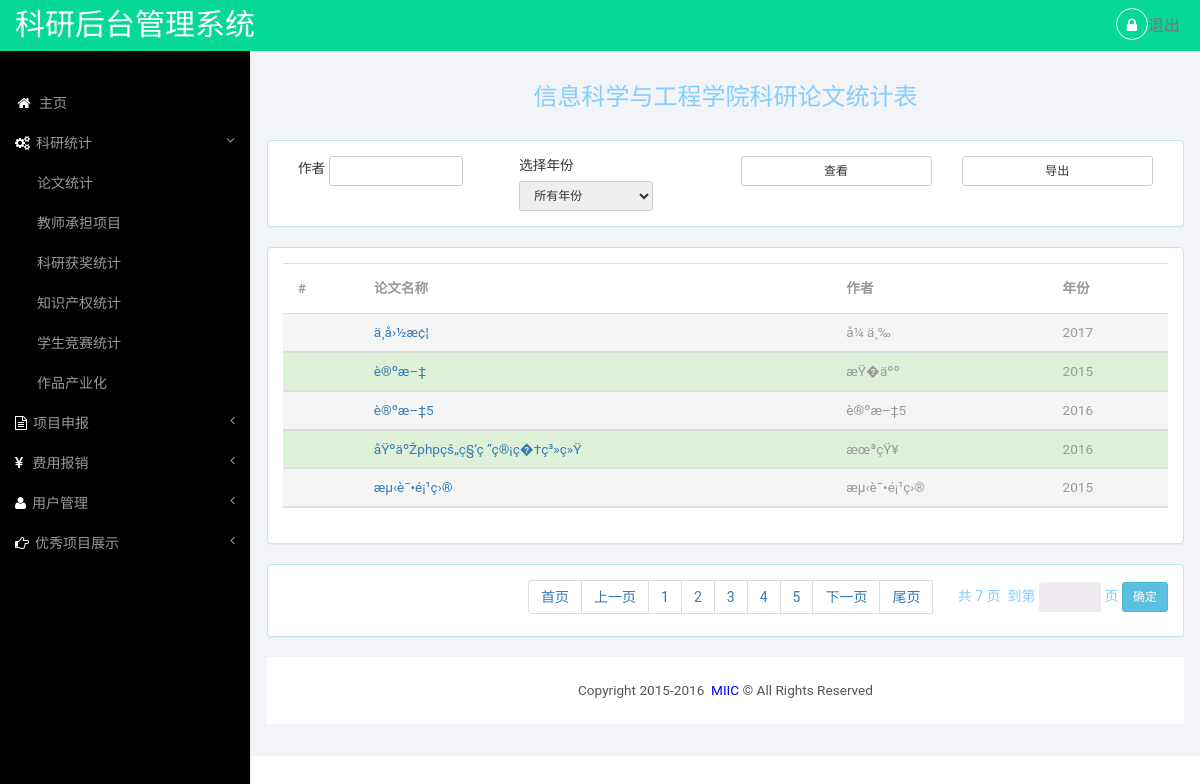
Screenshot of /admin/scan_tj_theses.php with the database file from the repository.
### tables this page shows
CREATE TABLE IF NOT EXISTS `tb_tj_theses` (
  `id` int(20) NOT NULL AUTO_INCREMENT COMMENT 'è®ºæ–‡id',
  `uid` int(6) NOT NULL COMMENT 'ç”¨æˆ·å¤–é”®',
  `date` varchar(15) NOT NULL,
  `name` varchar(30) NOT NULL COMMENT 'è®ºæ–‡å��ç§°',
  `sname` varchar(30) NOT NULL COMMENT 'åˆŠç‰©',
  `period` varchar(20) NOT NULL COMMENT 'å¹´å�·æœŸ',
  `author` varchar(20) NOT NULL,
  `status` varchar(6) NOT NULL,
  `level` varchar(20) NOT NULL,
  `other` varchar(60) DEFAULT NULL COMMENT 'è®ºæ–‡çº§åˆ«å…¶ä»–',
  `source` text NOT NULL COMMENT 'ä¾�æ‰˜é¡¹ç›®',
  `number` varchar(30) DEFAULT NULL COMMENT 'ä¾�æ‰˜é¡¹ç›®ç¼–å�·',
  `remarks` text COMMENT 'å¤‡æ³¨',
  PRIMARY KEY (`id`),
  KEY `FK_ID5` (`uid`)
);

### admin/scan_tj_theses.php (the view, shortened to what this page needs)
<?php
include_once 'conn.php';
?>
<!DOCTYPE HTML>
<html lang="zh-CN">
<?php include_once 'header_config.php';?>
<body>
	<div id="wrapper">
        <?php include 'menu.php';?>
        <div id="page-wrapper">
	        <div class="graphs">
		    <div class="row-fluid" style="padding-bottom:20px;">
				<div class="span12">
					<h3 class="text-center fontTitle">
						信息科学与工程学院科研论文统计表
					</h3>
				</div>
			</div>
			<div class="row" style="padding-left:15px; padding-right:15px;">
				<?php include_once 'select_research.php';?>
				<form name="form1" method="get">
				<div class="panel panel-info" data-widget="{&quot;draggable&quot;: &quot;false&quot;}" data-widget-static="">
					<div class="panel-body no-padding">
						<table class="table table-hover table-condensed" style="padding: 8px;height:1;padding: 5px;vertical-align: top;border-top: 1px solid #ddd">
							<thead>
								<tr style="padding: 8px;line-height: 1.42857143;vertical-align: top;border-top: 1px solid #ddd">
									<th>
										#
									</th>
									<th>
										论文名称
									</th>
									<th>
										作者
									</th>
									<th>
										年份
									</th>
								</tr>
							</thead>
							<tbody>
								<?php
								$page = $_GET['p'];
								if(!isset($page)){
									$page = 1;
								}
								$pageSize = 5;
								$showPage = 5;
								$startPage=($page-1)*$pageSize;
								$select_author = $_GET['tcname'];
								$select_date = $_GET['select-date'];
								if($select_author && $select_date <> ""){
									$sql = "SELECT * FROM `tb_tj_theses` WHERE author = '$select_author' AND date = '$select_date' ORDER BY id DESC LIMIT $startPage,$pageSize";
								}elseif($select_date == ""){
									if($select_author == "" ){
										$sql = "SELECT * FROM `tb_tj_theses` ORDER BY id DESC LIMIT $startPage,$pageSize";
									}else{
										$sql = "SELECT * FROM `tb_tj_theses` WHERE author = '$select_author' ORDER BY id DESC LIMIT $startPage,$pageSize";
									}
								}elseif($select_author == ""){
									if($select_date == "" ){
										$sql = "SELECT * FROM `tb_tj_theses` ORDER BY id DESC LIMIT $startPage,$pageSize";
									}else{
										$sql = "SELECT * FROM `tb_tj_theses` WHERE date = '$select_date' ORDER BY id DESC LIMIT $startPage,$pageSize";
									}
								}
								$result = mysqli_query($conn,$sql);
	                            $col1 = "active";
								$col2 = "success";
								$col = $col2;
								$row_num = mysqli_num_rows($result);
								for($i=0;$i<$row_num;$i++){
									$row = mysqli_fetch_array($result);
									if($col == $col1){
										$col = $col2;
									}else{
										$col = $col1;
									}
									$id = $row['id'];
									$name = $row['name'];
									$author = $row['author'];
									$date = $row['date'];
									?>
									<tr class="<?php echo $col;?>" style="padding:0;margin:0;border:0;vertical-align:top;border-top: 1px solid #ddd;vertical-align:bottom;border-bottom: 2px solid #ddd">
										<td style="padding:8px;line-height:0.5;vertical-align:top;border-top:1px solid #ddd"></td>
						                <td style="padding:8px;line-height:0.5;vertical-align:top;border-top:1px solid #ddd">
					                    	<a href="javascript:void(0)" title="点击查看详情" onclick="javascript:window.open('read_theses.php?note_id=<?php echo $id;?>','_blank','toolbar=0, location=0, directories=0, status=0, menubar=0, scrollbars=1, resizable=0, titlebar=1, width=800, height=420, left=288, top=184')" style="text-decoration:none;"><?php echo $name;?></a>
						                </td>
						                <td style="padding:8px;line-height:0.5;vertical-align:top;border-top:1px solid #ddd"><?php echo $author;?></td>
						                <td style="padding:8px;line-height:0.5;vertical-align:top;border-top:1px solid #ddd"><?php echo $date;?></td>
						            </tr>
							  <?php }?>
								</tbody>
							</table>
						</div>
					</div>
				</form>
			</div>
			<div class="row" style="padding-left:15px; padding-right:15px;">
				<div class="panel panel-info" data-widget="{&quot;draggable&quot;: &quot;false&quot;}">
					<div class="panel-body no-padding">
					    <nav class="pull-right">
							<ul class="pagination fontTitle" style="margin:0;font-size:14px;line-height:2">
						    <?php
								if($select_date == "" && $select_author == ""){
									$total_sql = "SELECT COUNT(*) FROM `tb_tj_theses`";
								}elseif($select_date == "" && $select_author != ""){
									$total_sql = "SELECT COUNT(*) FROM `tb_tj_theses` WHERE author = '$select_author'";
								}elseif($select_date != "" && $select_author == ""){
								    $total_sql = "SELECT COUNT(*) FROM `tb_tj_theses` WHERE date = '$select_date'";
								}elseif($select_date != "" && $select_author != ""){
									$total_sql = "SELECT COUNT(*) FROM `tb_tj_theses` WHERE date = '$select_date' AND author = '$select_author'";
								}
								$total_result = mysqli_fetch_array(mysqli_query($conn,$total_sql));
								$total = $total_result[0];
								$total_pages = ceil($total/$pageSize);
								$pageoffset = ($showPage-1)/2;
								$select_name ='&tcname='.$select_author ;
								$select_year='&select-date='.$select_date;
								$p=$select_name.$select_year;
								$page_banner = "";
								if($page>1){
									$page_banner.="<li><a href='".$_SERVER['PHP_SELF']."?p=1.$p'>首页</a></li>";
									$page_banner.="<li><a href='".$_SERVER['PHP_SELF']."?p=".($page-1).$p."'>上一页</a></li>";
								}else{
									$page_banner.="<li><span>首页</span></li>";
									$page_banner.="<li><span>上一页</span></li>";
								}
								$start = 1;
								$end = $total_pages;
								if($total_pages > $showPage){
									if($page > $pageoffset){
										$start = $page - $pageoffset;
										$end = $total_pages > $page+$pageoffset?$page+$pageoffset:$total_pages;
									}else{
										$start = 1;
										$end = $total_pages > $showPage?$showPage:$total_pages;
									}
								}
								for($i = $start;$i<=$end;$i++){
									$page_banner.="<li><a href='".$_SERVER['PHP_SELF']."?p=".$i.$p."'>{$i}</a><li>";
								}
								if($page<$total_pages){
									$page_banner.="<li><a href='".$_SERVER['PHP_SELF']."?p=".($page+1).$p."'>下一页</a></li>";
									$page_banner.="<li><a href='".$_SERVER['PHP_SELF']."?p=".($total_pages).$p."'>尾页</a></li>";
								}else{
									$page_banner.="<li><span>下一页</span></li>";
									$page_banner.="<li><span>尾页</span></li>";
								}
								$page_banner .= "<div style='padding-top:2px;' class='pull-right'>&nbsp;&nbsp;&nbsp;&nbsp;&nbsp;&nbsp;&nbsp;共 $total_pages 页";
								$page_banner .= '<form action="scan_tj_theses.php" method="get" style="display:inline;">';
								$page_banner .= '&nbsp;&nbsp;到第&nbsp;<input autocomplete="off" class="input-sm" name="p" size="2" style="border:1px; background-color:#f0eaf1;" type="text">&nbsp;页&nbsp;';
								$page_banner .= '<button class="btn btn-sm btn-info" type="submit" value="确定">确定</button>';
								$page_banner .= '</form></div>';
								echo $page_banner;
							?>
							</ul>
						</nav>
					</div>
				</div>
			</div>
			<?php include_once 'footer.php';?>
			</div>
		</div>
	</div>
</body>
</html>

### admin/header_config.php (shortened to what this page needs)
<head>
<link href="css/bootstrap.min.css" rel='stylesheet' type='text/css' />
<link href="css/style.css" rel='stylesheet' type='text/css' />
<link href="css/font-awesome.css" rel="stylesheet">
<link href="css/custom.css" rel="stylesheet">
</head>

### admin/menu.php (shortened to what this page needs)
<nav class="top1 navbar navbar-default navbar-static-top" role="navigation" style="margin-bottom: 0">
	<div class="navbar-header">
		<span class="navbar-brand">科研后台管理系统</span>
	</div>
	<ul class="nav navbar-nav navbar-right">
		<li class="m_2" style="padding-top:7px;"><a href="./exit.php"><i class="fa fa-lock"></i>退出</a></li>
	</ul>
	<div class="navbar-default sidebar" role="navigation">
		<div class="sidebar-nav navbar-collapse">
			<ul class="nav" id="side-menu">
				<li><a href="main.php"><i class="fa fa-home fa-fw nav_icon"></i>主页</a>
				</li>
				<li><a href="#" class="dropdown-toggle" data-toggle="dropdown"><i class="fa fa-gears nav_icon"></i>科研统计<span class="fa arrow"></span></a>
					<ul class="nav nav-second-level">
						<li><a href="scan_tj_theses.php">论文统计</a></li>
						<li><a href="scan_tj_underpro.php">教师承担项目</a></li>
						<li><a href="scan_tj_awards.php">科研获奖统计</a></li>
						<li><a href="scan_tj_propertyRight.php">知识产权统计</a></li>
						<li><a href="scan_tj_competition.php">学生竞赛统计</a></li>
						<li><a href="scan_tj_industry.php">作品产业化</a></li>
					</ul>
				</li>
				<li><a href="#" class="dropdown-toggle" data-toggle="dropdown"><i class="fa fa-file-text-o nav_icon"></i>项目申报<span class="fa arrow"></span></a>
				</li>
				<li><a href="#" class="dropdown-toggle" data-toggle="dropdown"><i class="fa fa-rmb nav_icon"></i> 费用报销<span class="fa arrow"></span></a>
				</li>
				<li><a href="#" class="dropdown-toggle" data-toggle="dropdown"><i class="fa fa-user nav_icon"></i>用户管理<span class="fa arrow"></span></a>
				</li>
				<li><a href="#"><i class="fa fa-hand-o-right nav_icon"></i>优秀项目展示<span class="fa arrow"></span></a>
				</li>
			</ul>
		</div>
	</div>
</nav>

### admin/select_research.php (shortened to what this page needs)
<div class="panel panel-info" data-widget="{&quot;draggable&quot;: &quot;false&quot;}" data-widget-static="">
	<div class="panel-body no-padding">
		<form  name="formyear" method="get" class="form-inline" >
			<div class="form-group col-md-12" style="padding: 0 15px 0;">
				<div class="row">
					<span class="col-md-3">
						<label for="name">作者</label>
						<input name="tcname" autocomplete="off" value="<?php echo $_GET['tcname'];?>" style="background-color:#FFFFFF; height:30px; padding: 5px 10px;font-size:12px;line-height:2;border:1px solid #ccc;border-radius:3px; width:70%;" type="text">
					</span>
					<span class="col-md-3">
					<label for="name">选择年份</label>
					<select class="input-sm" id="year1" name="select-date" style="width:70%;border:1px solid #ccc;">
						<option value="<?php echo $_GET['select-date']?>"><?php if($_GET['select-date']==''){echo "所有年份";}else{echo $_GET['select-date'];}?></option>
					</select>
					</span>
					<span class="col-lg-3">
						<input type="submit" class="btn btn-default btn-sm btn-block" onclick="look()" value="查看">
					</span>
					<span class="col-lg-3">
						<input type="submit" class="btn btn-default btn-sm btn-block" onclick="out()" value="导出">
					</span>
				</div>
			</div>
		</form>
	</div>
</div>

### admin/footer.php (shortened to what this page needs)
<div class="copy_layout" style="margin:0;">
	<p>Copyright 2015-2016 <a href="172.18.69.203/miic/index.php" target="_blank" style="color:blue;">&nbsp;MIIC&nbsp;</a>© All Rights Reserved</p>
</div>

### admin/css/style.css (style rules this page uses)
h4, h5, h6, h1, h2, h3 { margin-top: 0; }
ul, ol { margin: 0; }
p { margin: 0; }
html, body { font-family: 'Roboto', sans-serif; font-size: 100%; background:#000; overflow-x: hidden; }
body a { transition:0.5s all; -webkit-transition:0.5s all; -moz-transition:0.5s all; -o-transition:0.5s all; -ms-transition:0.5s all; }
.navbar .navbar-nav li a { padding: 0 10px; line-height: 56px; position: relative; }
.navbar .navbar-nav li a i { border: 1px solid #fff; padding: 8px 0; width: 32px; text-align: center; -webkit-border-radius: 50em; -moz-border-radius: 50em; border-radius: 50em; color: #fff; height: 32px; }
.navbar .navbar-nav li.m_2 a { line-height:38px; }
.navbar-default.sidebar { background-color: #000; font-family: 'Roboto', sans-serif; }
nav.top1.navbar.navbar-default.navbar-static-top { background-color:rgb(6, 217, 149); font-family: 'Roboto', sans-serif; }
.navbar-default .navbar-brand { color: #fff !important; font-size: 30px; font-weight: 500; }
.navbar-right { margin-right: 10px !important; }
.navbar-right li { display:inline-block; }
i.nav_icon { color: #fff; margin-right:6px; }
.sidebar ul li a { color: #999; font-size:14px; }
ul.nav.navbar-nav.navbar-right { height: 51px; }
.sidebar-nav.navbar-collapse { margin: 2em 0 0 0; }
.copy p, .copy_layout p { font-size:0.85em; color:#555; }
.copy p a, .copy_layout p a { color:#000; }
.graphs { padding: 2em 1em; background: #f2f4f8; font-family: 'Roboto', sans-serif; }
.table > thead > tr > th, .table > tbody > tr > th, .table > tfoot > tr > th, .table > thead > tr > td, .table > tbody > tr > td, .table > tfoot > tr > td { border-top: none !important; }
.radio label, .checkbox label, label { font-size: 0.85em; font-weight:300; vertical-align: middle; }
.float-right, .pull-right { float: right!important; }
.table > thead > tr > th, .table > tbody > tr > th, .table > tfoot > tr > th, .table > thead > tr > td, .table > tbody > tr > td, .table > tfoot > tr > td { font-size: 0.85em; color: #999; }
.table td, .table>tbody>tr>td, .table>tbody>tr>th, .table>tfoot>tr>td, .table>tfoot>tr>th, .table>thead>tr>td, .table>thead>tr>th { padding:15px !important; }
.table > thead > tr > th { border-bottom: 1px solid #ddd !important; }
.copy_layout { padding:1.5em 0; background:#fff; text-align:center; margin: 4em 0 0em 0; }

### admin/css/custom.css (style rules this page uses)
#wrapper { width: 100%; }
#page-wrapper { min-height: 568px; background-color: #fff; }
@media (min-width:768px) { #page-wrapper { position: inherit; margin: 0 0 0 250px; border-left: 1px solid #e7e7e7; } }
.sidebar .sidebar-nav.navbar-collapse { padding-right: 0; padding-left: 0; }
.sidebar .arrow { float: right; }
.sidebar .fa.arrow:before { content: "\f104"; }
.sidebar .active>a>.fa.arrow:before { content: "\f107"; }
.sidebar .nav-second-level li, .sidebar .nav-third-level li { border-bottom: 0!important; }
.sidebar .nav-second-level li a { padding-left: 37px; }
@media (min-width:768px) { .sidebar { z-index: 1; position: absolute; width: 250px; margin-top: 51px; } }

### admin/header_config.php (style rules this page uses)
.fontTitle { color:rgb(133,205,295); }

### rows the page displays
tb_tj_theses: name "ä¸­å›½æ¢¦", author "å¼ ä¸‰", date "2017"
tb_tj_theses: name "è®ºæ–‡", author "æŸ�äºº", date "2015"
tb_tj_theses: name "è®ºæ–‡5", author "è®ºæ–‡5", date "2016"
tb_tj_theses: name "åŸºäºŽphpçš„ç§‘ç ”ç®¡ç�†ç³»ç»Ÿ", author "æœªçŸ¥", date "2016"
tb_tj_theses: name "æµ‹è¯•é¡¹ç›®", author "æµ‹è¯•é¡¹ç›®", date "2015"

### other values shown
$total_pages "7"
